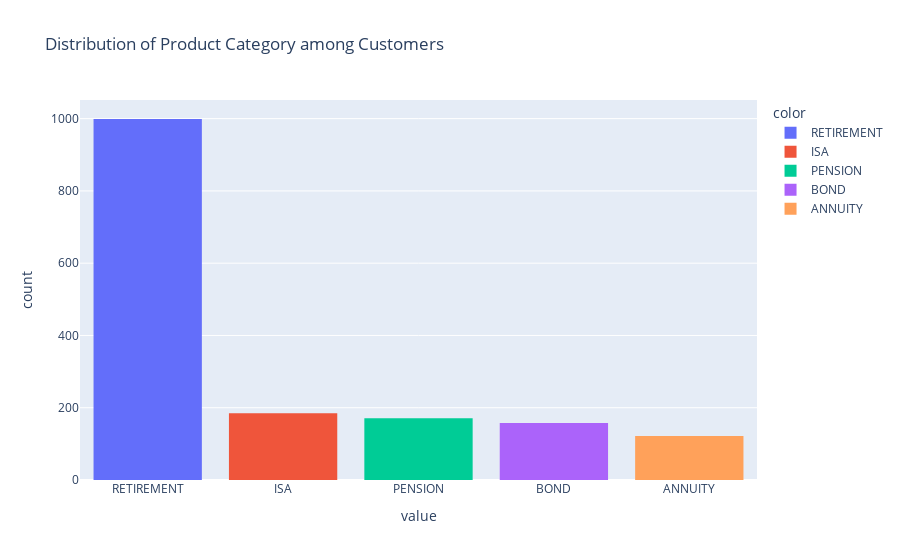

Notebook code for this chart:
### Code cell
px.histogram(Policy_Table['Product Category'], title='Distribution of Product Category among Customers', 
             color=Policy_Table['Product Category'])

### Figure 1 — Plotly figure (JSON) as saved in the notebook; plotly's stock layout.template omitted (floating-point values rounded to 4 significant figures; data arrays with more than 128 entries replaced by an {"elided": "..."} marker saying what was removed)
{"data": [{"alignmentgroup": "True", "bingroup": "x", "hovertemplate": "color=RETIREMENT<br>value=%{x}<br>count=%{y}<extra></extra>", "legendgroup": "RETIREMENT", "marker": {"color": "#636efa"}, "name": "RETIREMENT", "offsetgroup": "RETIREMENT", "orientation": "v", "showlegend": true, "type": "histogram", "x": {"elided": "999 str values"}, "xaxis": "x", "yaxis": "y"}, {"alignmentgroup": "True", "bingroup": "x", "hovertemplate": "color=ISA<br>value=%{x}<br>count=%{y}<extra></extra>", "legendgroup": "ISA", "marker": {"color": "#EF553B"}, "name": "ISA", "offsetgroup": "ISA", "orientation": "v", "showlegend": true, "type": "histogram", "x": {"elided": "185 str values"}, "xaxis": "x", "yaxis": "y"}, {"alignmentgroup": "True", "bingroup": "x", "hovertemplate": "color=PENSION<br>value=%{x}<br>count=%{y}<extra></extra>", "legendgroup": "PENSION", "marker": {"color": "#00cc96"}, "name": "PENSION", "offsetgroup": "PENSION", "orientation": "v", "showlegend": true, "type": "histogram", "x": {"elided": "171 str values"}, "xaxis": "x", "yaxis": "y"}, {"alignmentgroup": "True", "bingroup": "x", "hovertemplate": "color=BOND<br>value=%{x}<br>count=%{y}<extra></extra>", "legendgroup": "BOND", "marker": {"color": "#ab63fa"}, "name": "BOND", "offsetgroup": "BOND", "orientation": "v", "showlegend": true, "type": "histogram", "x": {"elided": "158 str values"}, "xaxis": "x", "yaxis": "y"}, {"alignmentgroup": "True", "bingroup": "x", "hovertemplate": "color=ANNUITY<br>value=%{x}<br>count=%{y}<extra></extra>", "legendgroup": "ANNUITY", "marker": {"color": "#FFA15A"}, "name": "ANNUITY", "offsetgroup": "ANNUITY", "orientation": "v", "showlegend": true, "type": "histogram", "x": ["ANNUITY", "ANNUITY", "ANNUITY", "ANNUITY", "ANNUITY", "ANNUITY", "ANNUITY", "ANNUITY", "ANNUITY", "ANNUITY", "ANNUITY", "ANNUITY", "ANNUITY", "ANNUITY", "ANNUITY", "ANNUITY", "ANNUITY", "ANNUITY", "ANNUITY", "ANNUITY", "ANNUITY", "ANNUITY", "ANNUITY", "ANNUITY", "ANNUITY", "ANNUITY", "ANNUITY", "ANNUITY", "ANNUITY", "ANNUITY", "ANNUITY", "ANNUITY", "ANNUITY", "ANNUITY", "ANNUITY", "ANNUITY", "ANNUITY", "ANNUITY", "ANNUITY", "ANNUITY", "ANNUITY", "ANNUITY", "ANNUITY", "ANNUITY", "ANNUITY", "ANNUITY", "ANNUITY", "ANNUITY", "ANNUITY", "ANNUITY", "ANNUITY", "ANNUITY", "ANNUITY", "ANNUITY", "ANNUITY", "ANNUITY", "ANNUITY", "ANNUITY", "ANNUITY", "ANNUITY", "ANNUITY", "ANNUITY", "ANNUITY", "ANNUITY", "ANNUITY", "ANNUITY", "ANNUITY", "ANNUITY", "ANNUITY", "ANNUITY", "ANNUITY", "ANNUITY", "ANNUITY", "ANNUITY", "ANNUITY", "ANNUITY", "ANNUITY", "ANNUITY", "ANNUITY", "ANNUITY", "ANNUITY", "ANNUITY", "ANNUITY", "ANNUITY", "ANNUITY", "ANNUITY", "ANNUITY", "ANNUITY", "ANNUITY", "ANNUITY", "ANNUITY", "ANNUITY", "ANNUITY", "ANNUITY", "ANNUITY", "ANNUITY", "ANNUITY", "ANNUITY", "ANNUITY", "ANNUITY", "ANNUITY", "ANNUITY", "ANNUITY", "ANNUITY", "ANNUITY", "ANNUITY", "ANNUITY", "ANNUITY", "ANNUITY", "ANNUITY", "ANNUITY", "ANNUITY", "ANNUITY", "ANNUITY", "ANNUITY", "ANNUITY", "ANNUITY", "ANNUITY", "ANNUITY", "ANNUITY", "ANNUITY", "ANNUITY"], "xaxis": "x", "yaxis": "y"}], "layout": {"barmode": "relative", "legend": {"title": {"text": "color"}, "tracegroupgap": 0}, "title": {"text": "Distribution of Product Category among Customers"}, "xaxis": {"anchor": "y", "domain": [0, 1], "title": {"text": "value"}}, "yaxis": {"anchor": "x", "domain": [0, 1], "title": {"text": "count"}}}}
